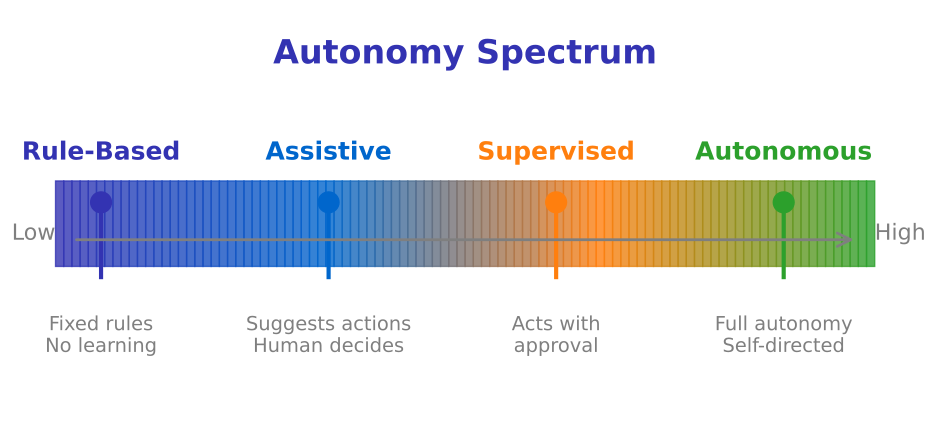

This chart was generated by the following Python code:
"""
Autonomy Levels Spectrum
Week 1 - Introduction to Agentic AI
"""
import matplotlib.pyplot as plt
import matplotlib.patches as mpatches
from matplotlib.patches import FancyBboxPatch, FancyArrowPatch
import numpy as np
from pathlib import Path

plt.rcParams.update({
    'font.size': 24, 'axes.labelsize': 24, 'axes.titlesize': 26,
    'figure.figsize': (10, 6), 'figure.dpi': 150, 'font.family': 'sans-serif'
})

MLPURPLE = '#3333B2'
MLBLUE = '#0066CC'
MLORANGE = '#FF7F0E'
MLGREEN = '#2CA02C'
MLGRAY = '#7F7F7F'

fig, ax = plt.subplots(figsize=(10, 5))
ax.set_xlim(0, 10)
ax.set_ylim(0, 4)
ax.axis('off')

# Gradient bar
from matplotlib.colors import LinearSegmentedColormap
colors = [MLPURPLE, MLBLUE, MLORANGE, MLGREEN]
cmap = LinearSegmentedColormap.from_list('autonomy', colors, N=100)

for i in range(100):
    ax.axvspan(0.5 + i*0.09, 0.5 + (i+1)*0.09, ymin=0.4, ymax=0.6,
               color=cmap(i/100), alpha=0.8)

# Level markers
levels = [
    (1.0, 'Rule-Based', 'Fixed rules\nNo learning', MLPURPLE),
    (3.5, 'Assistive', 'Suggests actions\nHuman decides', MLBLUE),
    (6.0, 'Supervised', 'Acts with\napproval', MLORANGE),
    (8.5, 'Autonomous', 'Full autonomy\nSelf-directed', MLGREEN),
]

for x, name, desc, color in levels:
    ax.plot([x, x], [1.5, 2.2], color=color, linewidth=3)
    ax.plot(x, 2.2, 'o', color=color, markersize=15)
    ax.text(x, 2.6, name, ha='center', fontsize=18, fontweight='bold', color=color)
    ax.text(x, 0.8, desc, ha='center', fontsize=14, color=MLGRAY)

# Arrow
ax.annotate('', xy=(9.3, 1.85), xytext=(0.7, 1.85),
            arrowprops=dict(arrowstyle='->', color=MLGRAY, lw=2))

ax.text(5, 3.5, 'Autonomy Spectrum', fontsize=24, fontweight='bold',
        ha='center', color=MLPURPLE)
ax.text(0.5, 1.85, 'Low', fontsize=16, ha='right', color=MLGRAY)
ax.text(9.5, 1.85, 'High', fontsize=16, ha='left', color=MLGRAY)

plt.tight_layout()
plt.savefig(Path(__file__).parent / 'chart.pdf', dpi=300, bbox_inches='tight', facecolor='white')
plt.close()
print(f"Chart saved to {Path(__file__).parent / 'chart.pdf'}")
